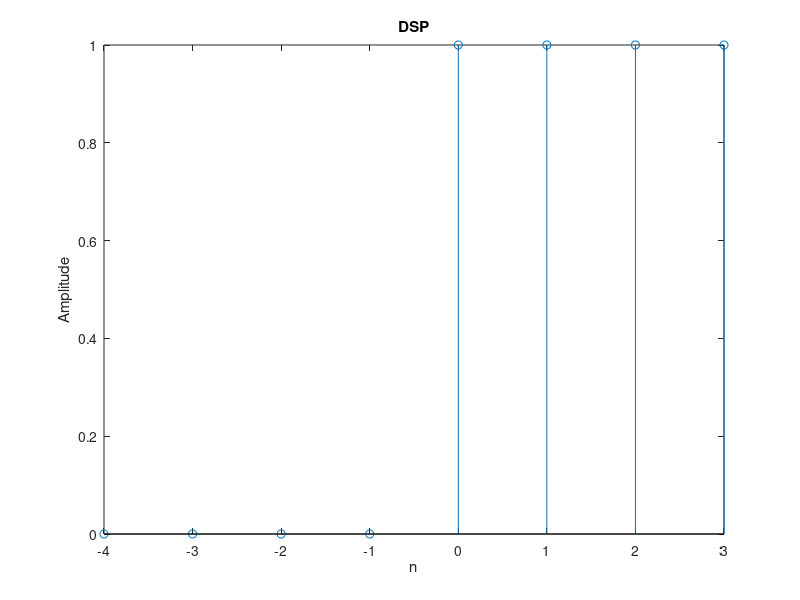
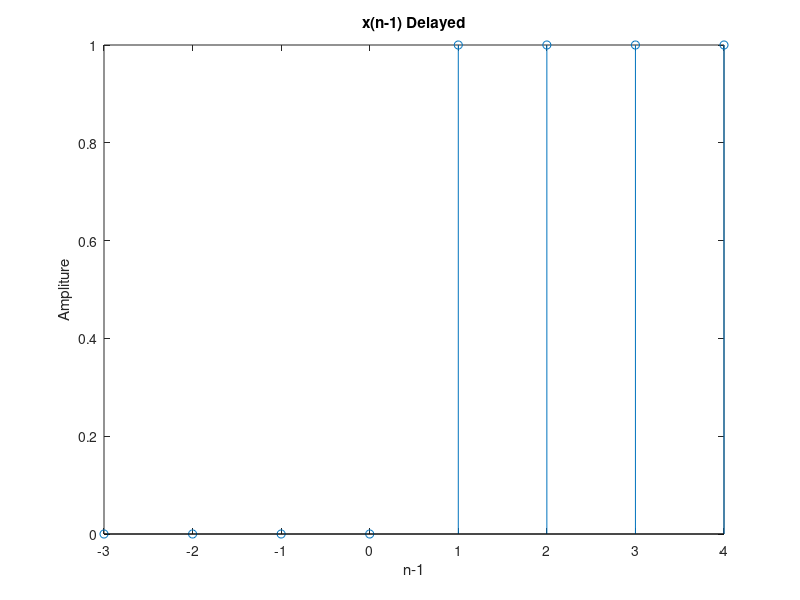
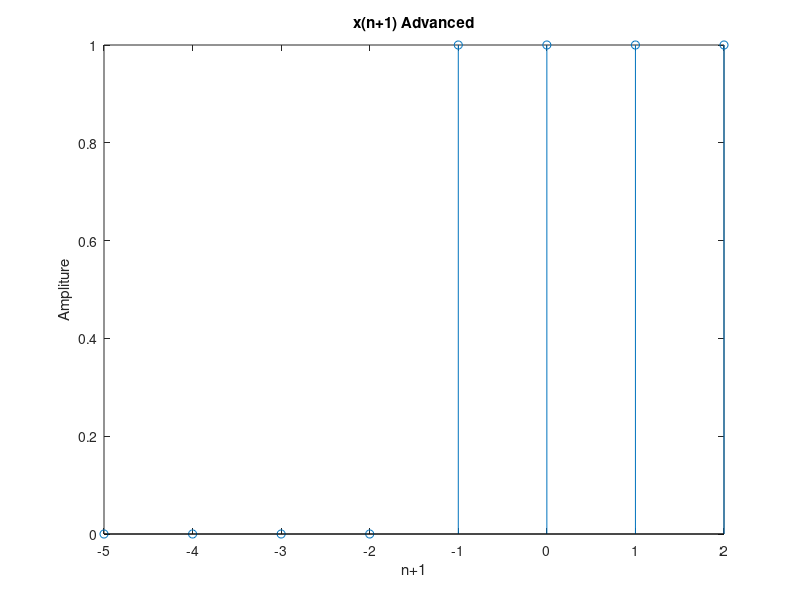

These figures' MATLAB source, in order:
close all;
clear all;
clc;

% Figure One with x(n)
x = [ 0 0 0 0 1 1 1 1];
n = -4:3 ;
stem(n,x);
title("DSP");
xlabel("n");
ylabel("Amplitude");

% x(n-1)
figure
stem(n+1,x);
title("x(n-1) Delayed");
xlabel("n-1");
ylabel("Ampliture");

% x(n+1)

figure
stem(n-1,x);
title("x(n+1) Advanced");
xlabel("n+1");
ylabel("Ampliture");